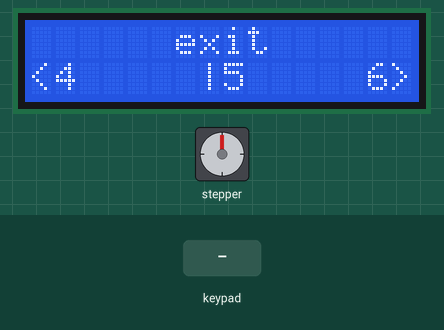
The sketch below on a simulated Arduino Nano, built with avr-gcc and run on an emulated ATmega328P. Shown: 16×2 character LCD, stepper motor. Wiring (inferred from the names in the program): 4×4 keypad with keys 1 2 3 A 4 5 6 B 7 8 9 C * 0 # D: rows pin 2, pin 3, pin 4, pin 5; columns pin 6, pin 7, pin 8, pin 9. The inputs (shaded band) are chosen by the test bench. Stepper angles assume 2048 steps per turn.

Above: at 0.8 s.
0.9 s: key '5' pressed
At 3.6 s:
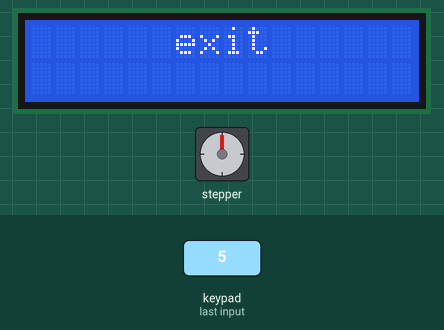
3.8 s: keypad keys 1 2 3 4 pressed 0.4 s apart
At 5.8 s:
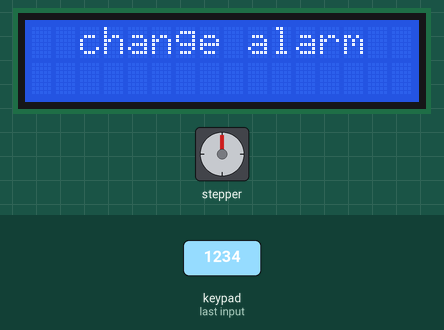
6.9 s: key '4' pressed
At 8.2 s:
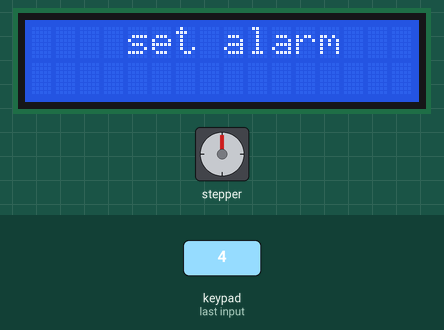
8.5 s: keypad keys 1 2 3 4 # pressed 0.4 s apart
At 10.6 s:
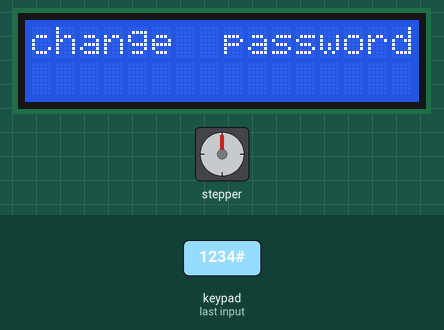
12.0 s: key '5' pressed
At 12.9 s:
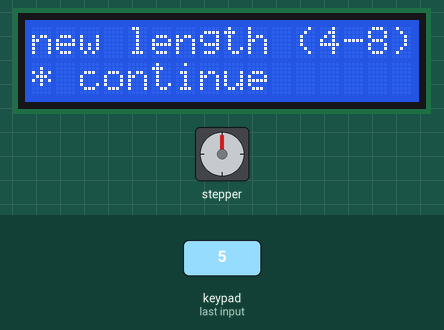
Timing chart, 0 to 14.7 s (numbered marks = the images above; inputs shaded):
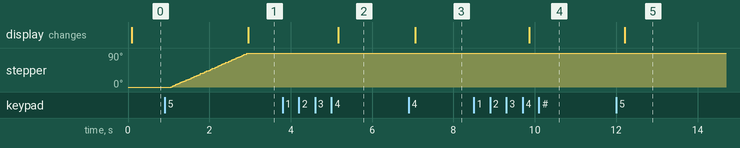

Measured:
- after the input at 0.9 s, stepper: turns 90° clockwise in 1.9 s, starting after 0.17 s; the display: changes after 2.1 s (image 1)
- after the input at 3.8 s, the display: changes after 1.4 s (image 2)
- after the input at 6.9 s, the display: changes after 0.16 s (image 3)
- after the input at 8.5 s, the display: changes after 1.4 s (image 4)
- after the input at 12.0 s, the display: changes after 0.21 s (image 5)

The sketch:

safe.ino
```cpp
/*
 * #######################################################
 * #                        Safe                         #
 * #    safe made with arduino nano, step engine for     #
 * #    lock, 16x2 lcd display, 4x4 keypad, buzzer       #
 * #    (alarm) and it stores its password on internal   #
 * #    arduino eeprom.                                  #
 * #                                                     #
 * # created by Piotr Mijakowski                         #
 * # created 12 February 2022                            #
 * #######################################################
 *
*/

#include <LiquidCrystal_I2C.h>
#include <EEPROM.h>
#include <Stepper.h>

LiquidCrystal_I2C lcd(0x3F, 16, 2);

enum PinOut
{
  openDetector = 0,
  buzzer,
  col1,
  col2,
  col3,
  col4,
  row1,
  row2,
  row3,
  row4,
  m1,
  m2,
  m3,
  m4
};

enum Screen
{
  end = 0,
  changePassword,
  setAlarm,
  changeAlarm,
  NUMBER_OF_SCREENS
};

void setup()
{
  Stepper *motor = new Stepper(32 * 64, m1, m3, m2, m4);
  motor->setSpeed(8);
  motor->step(-1);
  motor->step(1);
  delete motor;

  Serial.begin(9600);
  lcd.init();
  lcd.backlight();

  pinMode(PinOut::openDetector, INPUT_PULLUP);
  pinMode(PinOut::buzzer, OUTPUT);
  pinMode(PinOut::row1, OUTPUT);
  pinMode(PinOut::row2, OUTPUT);
  pinMode(PinOut::row3, OUTPUT);
  pinMode(PinOut::row4, OUTPUT);
  pinMode(PinOut::col1, INPUT_PULLUP);
  pinMode(PinOut::col2, INPUT_PULLUP);
  pinMode(PinOut::col3, INPUT_PULLUP);
  pinMode(PinOut::col4, INPUT_PULLUP);
  pinMode(PinOut::m1, OUTPUT);
  pinMode(PinOut::m2, OUTPUT);
  pinMode(PinOut::m3, OUTPUT);
  pinMode(PinOut::m4, OUTPUT);

  if (digitalRead(PinOut::openDetector) == HIGH) menu();
}

void loop()
{
  password();
  openSafe();
  menu();
}

void inputPassword(uint8_t length, uint8_t printStartPosition, char *password)
{
  lcd.setCursor(printStartPosition, 1);

  for (uint8_t i = 0; i < length; i++) lcd.print("_");

  lcd.setCursor(printStartPosition, 1);
  lcd.blink();

  for (uint8_t i = 0; i < length;)
  {
    char key = getKey();

    switch (key)
    {
      case '#':
        if (i == 0) break;

        i--;
        lcd.setCursor(printStartPosition + i, 1);
        lcd.print("_");
        lcd.setCursor(printStartPosition + i, 1);

        break;

      case '*':
        i = 0;

        lcd.setCursor(printStartPosition, 1);
        for (uint8_t i = 0; i < length; i++) lcd.print("_");
        lcd.setCursor(printStartPosition, 1);

        break;

      default:
        password[i] = key;
        lcd.print(password[i]);
        i++;
    }
  }

  lcd.noBlink();
}

char* readPassword(uint8_t length)
{
  char *password = new char [length];

  for (uint8_t i = 1; i < length + 1; i++)
  {
    password[i - 1] = EEPROM.read(i);
  }

  return password;
}

bool passwdCheck(char *password, char *savedPassword)
{
  uint8_t passwdLength = getPasswdLength();

  for (uint8_t i = 0; i < passwdLength; i++)
  {
    if (password[i] != savedPassword[i]) return false;
  }

  return true;
}

void password()
{
  uint8_t passwdLength = getPasswdLength();
  uint8_t screenPosition = (16 - passwdLength) >> 1;
  char *password = new char[passwdLength];
  char *savedPassword = readPassword(passwdLength);

  lcd.setCursor(4, 0);
  lcd.print("password");

  do{

    inputPassword(passwdLength, screenPosition, password);

  }while (!passwdCheck(password, savedPassword));

  delete[] password;
  delete[] savedPassword;
  lcd.clear();
}

void openSafe()
{
  Stepper *motor = new Stepper(32 * 64, m1, m3, m2, m4);
  motor->setSpeed(8);
  motor->step(-512);
  delete motor;
}

void closeSafe()
{
  Stepper *motor = new Stepper(32 * 64, m1, m3, m2, m4);
  motor->setSpeed(8);
  motor->step(512);
  delete motor;
}

void close()
{
  closeSafe();
  lcd.clear();
}

void passwdChange()
{

    lcd.clear();
    lcd.setCursor(0, 0);
    lcd.print("new length (4-8)");
    lcd.setCursor(0, 1);
    lcd.print("* continue");

    char length = getKey();

    if (length < '4') length = '4';
    if (length > '8') length = '8';

    lcd.setCursor(13, 1);
    lcd.print(length);


  for (;;)
  {

  }
}

void alarm()
{

}

void alarmChange()
{

}

void menu()
{
  uint8_t screenNumber = 0;

  lcd.setCursor(0, 1);
  lcd.print("<4     |5     6>");

  for(;;)
  {
    lcd.setCursor(0, 0);
    switch (screenNumber)
    {
      case Screen::end:
        lcd.print("      exit      ");
        break;
      case Screen::changePassword:
        lcd.print("change  password");
        break;
      case Screen::setAlarm:
        lcd.print("    set alarm   ");
        break;
      case Screen::changeAlarm:
        lcd.print("  change alarm  ");
        break;
    }

    char key = getKey();

    switch (key)
    {
      case '4':
        if (screenNumber == 0) screenNumber = Screen::NUMBER_OF_SCREENS - 1; else screenNumber--;
        break;

      case '5':

        switch (screenNumber)
        {
          case Screen::end:
            close();
            break;
          case Screen::changePassword:
            passwdChange();
            break;
          case Screen::changeAlarm:
            alarmChange();
            break;
          case Screen::setAlarm:
            alarm();
            break;
        }

        break;

      case '6':
        if (screenNumber == Screen::NUMBER_OF_SCREENS - 1) screenNumber = 0; else screenNumber++;
        break;
    }
  }
}

uint8_t getPasswdLength()
{
  return EEPROM.read(0x00);
}

char getKey()
{
  while (keyPressed() == '\0') {}
  char key = keyPressed();
  while (keyPressed() != '\0') {}

  return key;
}

char keyPressed()
{

  digitalWrite(row1, HIGH);
  digitalWrite(row2, HIGH);
  digitalWrite(row3, HIGH);
  digitalWrite(row4, HIGH);

  digitalWrite(row1, LOW);
  if (digitalRead(col1) == LOW) return '1';
  if (digitalRead(col2) == LOW) return '4';
  if (digitalRead(col3) == LOW) return '7';
  if (digitalRead(col4) == LOW) return '*';
  digitalWrite(row1, HIGH);

  digitalWrite(row2, LOW);
  if (digitalRead(col1) == LOW) return '2';
  if (digitalRead(col2) == LOW) return '5';
  if (digitalRead(col3) == LOW) return '8';
  if (digitalRead(col4) == LOW) return '0';
  digitalWrite(row2, HIGH);

  digitalWrite(row3, LOW);
  if (digitalRead(col1) == LOW) return '3';
  if (digitalRead(col2) == LOW) return '6';
  if (digitalRead(col3) == LOW) return '9';
  if (digitalRead(col4) == LOW) return '#';
  digitalWrite(row3, HIGH);

  digitalWrite(row4, LOW);
  if (digitalRead(col1) == LOW) return 'A';
  if (digitalRead(col2) == LOW) return 'B';
  if (digitalRead(col3) == LOW) return 'C';
  if (digitalRead(col4) == LOW) return 'D';
  digitalWrite(row4, HIGH);

  return '\0';
}
```
